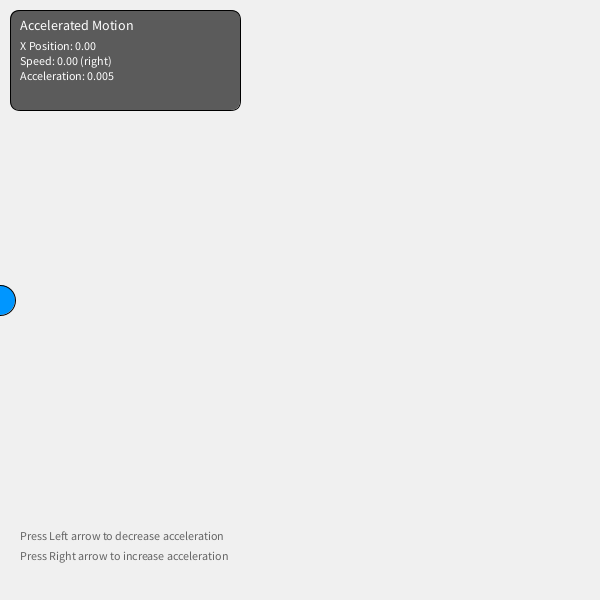
Frame 1 (no input)
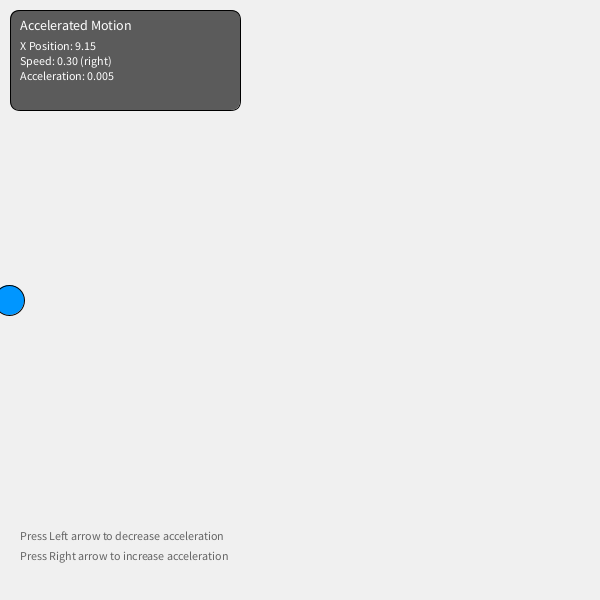
Frame 60 (the mouse pressed at the canvas centre just before this capture)
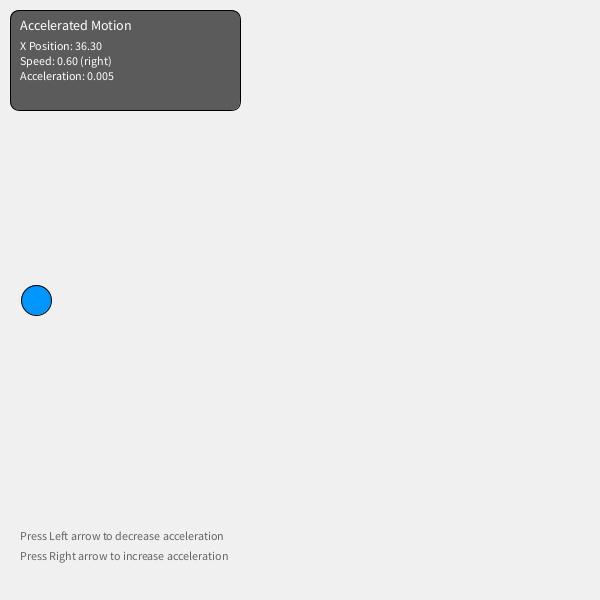
Frame 120 (the mouse held since frame 60 and released just before this capture)

The Processing sketch that drew these frames (run headless with seeded random() and noise(); from frame 60 on, the mouse is pressed at the canvas centre):

// Processing sketch: AcceleratedUniformMotion
// ── AcceleratedUniformMotion.pde
float x;
float y;
float speed;
float acceleration = 0.005;  
int[] fillColor = {0, 150, 255}; 

void setup() {
  size(600, 600);
  x = 0;
  y = height / 2;
  speed = 0;
}

void draw() {
  background(240);
  speed += acceleration;
  x += speed;  
    if (x > width) {
      x = 0;
      speed = abs(speed);
    } else if (x < 0) {
      x = width;
      speed = -abs(speed);
    }
  
  fill(fillColor[0], fillColor[1], fillColor[2]);
  ellipse(x, y, 30, 30);
  drawHUD();
  displayInstructions();
}

// ── displayInstructions.pde
void displayInstructions() {
  fill(100);
  textSize(12);
  text("Press Left arrow to decrease acceleration", 20, height - 60);
  text("Press Right arrow to increase acceleration", 20, height - 40);
}

// ── drawHUD.pde
void drawHUD() {
  fill(50, 50, 50, 200);
  rect(10, 10, 230, 100, 10);
  fill(255);
  textSize(14);
  text("Accelerated Motion", 20, 30);
  textSize(12);
  text("X Position: " + nf(x, 1, 2), 20, 50);
  text("Speed: " + nf(speed, 1, 2) + (speed < 0 ? " (left)" : " (right)"), 20, 65);
  text("Acceleration: " + nf(acceleration, 1, 3), 20, 80);
}

// ── keyPressed.pde
void keyPressed() {
  if (keyCode == LEFT) {
    acceleration -= 0.01;
  } else if (keyCode == RIGHT) {
    acceleration += 0.01;
  }
}
